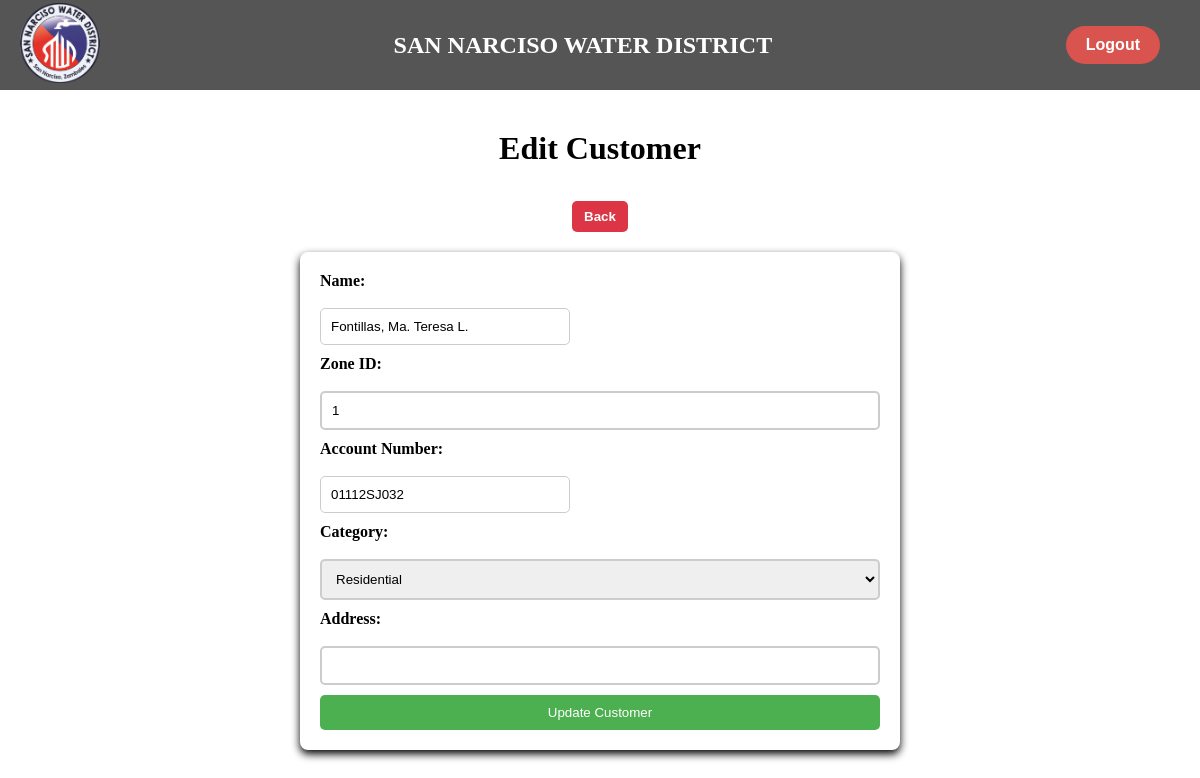
Page /edit_customer.php?id=1 (signed in) on the committed database.
### tables this page shows
CREATE TABLE `concessionaires` (
  `concessionaire_id` int(3) NOT NULL,
  `name` varchar(47) DEFAULT NULL,
  `zone_id` int(1) DEFAULT NULL,
  `account_number` varchar(10) DEFAULT NULL,
  `category` enum('Residential','Commercial A','Commercial B','Commercial C') DEFAULT NULL,
  `SC_discount` enum('yes','no') DEFAULT 'no',
  `address` varchar(255) DEFAULT NULL
);

### edit_customer.php (the view, shortened to what this page needs)
<?php
include 'db.php';
if (isset($_GET['id'])) {
    $id = $_GET['id'];
    $customer = $conn->query("SELECT * FROM concessionaires WHERE concessionaire_id = $id")->fetch_assoc();
}
?>
<!DOCTYPE html>
<html lang="en">
<head>
    <link rel="stylesheet" href="styles.css">
</head>
<body>
    <?php include 'navbar.php'; ?>
    <h1>Edit Customer</h1>
    <div class="back-button-container">
        <button class="button back-button" onclick="window.history.back();">Back</button>
    </div>
    <form method="POST" action="">
        <label for="name">Name:</label>
        <input type="text" id="name" name="name" value="<?php echo htmlspecialchars($customer['name']); ?>" required>
        <label for="zone_id">Zone ID:</label>
        <input type="number" id="zone_id" name="zone_id" value="<?php echo htmlspecialchars($customer['zone_id']); ?>" required>
        <label for="account_number">Account Number:</label>
        <input type="text" id="account_number" name="account_number" value="<?php echo htmlspecialchars($customer['account_number']); ?>" required>
        <label for="category">Category:</label>
        <select id="category" name="category" required>
            <option value="Residential" <?php echo ($customer['category'] == 'Residential') ? 'selected' : ''; ?>>Residential</option>
        </select>
        <label for="address">Address:</label>
        <input type="text" id="address" name="address" value="<?php echo htmlspecialchars($customer['address']); ?>" required>
        <button type="submit" name="update_customer">Update Customer</button>
    </form>
</body>
</html>

### styles.css (style rules this page uses)
body { display: flex; flex-direction: column; align-items: center; justify-content: flex-start; height: 100vh; margin: 0; background-image: url('SNWD.png'); background-size: cover; background-position: center; background-repeat: no-repeat; padding-top: 100px; }
h1 { text-align: center; color: black; margin: 20px 0; padding: 10px; background-color: white; border-radius: 8px; width: 50%; }
input[type="text"] { padding: 10px; margin-right: 5px; border: 1px solid #ccc; border-radius: 5px; width: 250px; }
button { padding: 10px 15px; background-color: #007bff; color: white; border: none; border-radius: 5px; cursor: pointer; transition: background-color 0.3s; }
.button { display: inline-block; padding: 8px 12px; margin: 4px; border: none; border-radius: 4px; text-decoration: none; color: white; font-weight: bold; cursor: pointer; transition: background-color 0.3s, transform 0.2s; }
.back-button { background-color: #dc3545; }

### edit_customer.php (style rules this page uses)
form { background-color: #fff; padding: 20px; border-radius: 8px; box-shadow: 0 4px 8px rgba(0, 0, 0, 1); width: 100%; max-width: 600px; box-sizing: border-box; }
form label { display: block; margin-bottom: 8px; font-weight: bold; }
form input, form select { width: 100%; padding: 10px; margin: 10px 0; border: 2px solid #ccc; border-radius: 5px; box-sizing: border-box; }
form button { background-color: #4CAF50; color: white; padding: 10px 20px; border: none; border-radius: 5px; width: 100%; cursor: pointer; }
.back-button { border: none; margin-bottom: 20px; border-radius: 5px; cursor: pointer; }
#address { width: 100%; min-width: 300px; border: 2px solid #ccc; }

### rows in the picture
concessionaires: name "Fontillas, Ma. Teresa L.", zone_id "1", account_number "01112SJ032", category "Residential"
